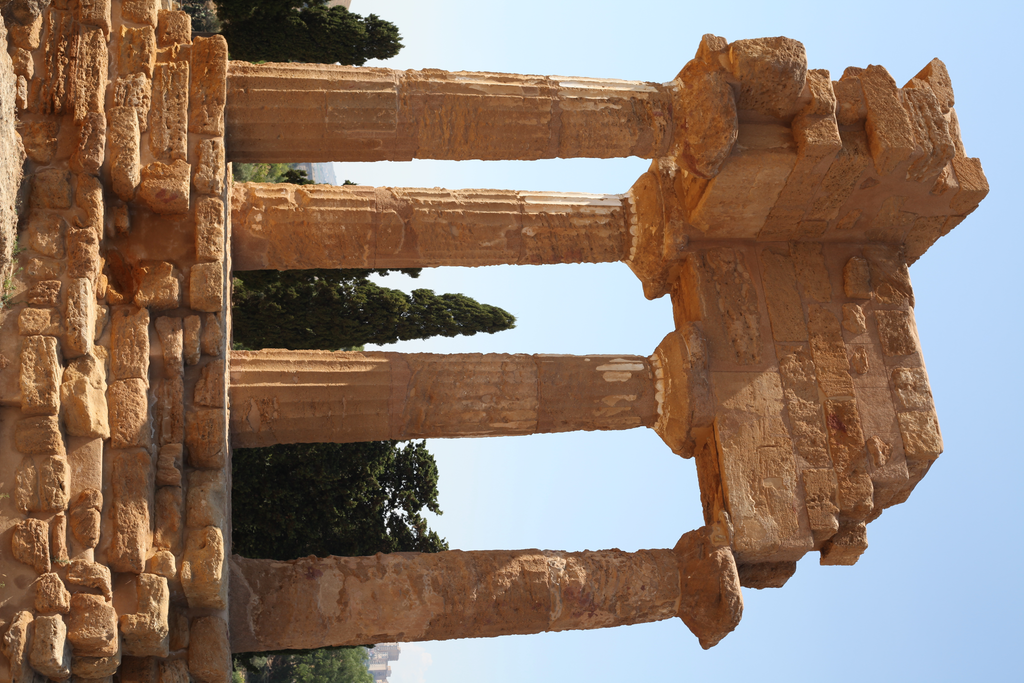
#> input picture examples/images/3DOM_FBK_IMG_1556.png, 1024 x 683 px
$ python test_colmap_direct.py
#> lines starting #> are read from the running program, lines starting #| are printed output that depends on the picture
"""Test COLMAP directly with pycolmap."""

import numpy as np
import pycolmap
from pathlib import Path
import cv2

# Create output directory
output_dir = Path("test_colmap_output")
output_dir.mkdir(exist_ok=True)
database_path = output_dir / "database.db"

# Remove existing database
if database_path.exists():
    database_path.unlink()

# Test images
img1_path = "examples/images/3DOM_FBK_IMG_1556.png"
img2_path = "examples/images/3DOM_FBK_IMG_1552.png"

print("Creating COLMAP database...")

# Extract features using SIFT
sift = cv2.SIFT_create(nfeatures=5000)

# Process image 1
img1 = cv2.imread(img1_path, cv2.IMREAD_GRAYSCALE)
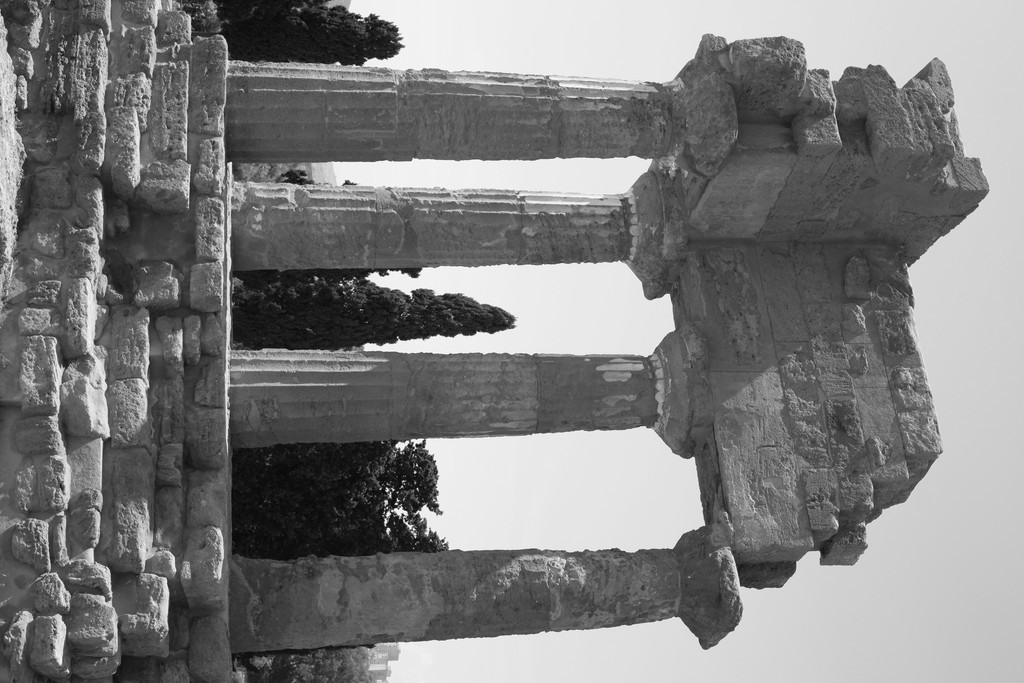
#> img1: shape (683, 1024); min 0, max 255, mean 125.5
kp1, desc1 = sift.detectAndCompute(img1, None)
#> kp1 = 3643 keypoints; strongest (x, y, size): (388, 530, 3), (386, 502, 2.6), (387, 490, 2.6), (386, 522, 2.6)
keypoints1 = np.array([[kp.pt[0], kp.pt[1]] for kp in kp1], dtype=np.float32)
#> keypoints1 = 3643 pairs, first value 2.92 to 986.2, second value 2.88 to 680.2
print(f"Image 1: {len(keypoints1)} keypoints")
#| Image 1: 3643 keypoints

# Process image 2
img2 = cv2.imread(img2_path, cv2.IMREAD_GRAYSCALE)
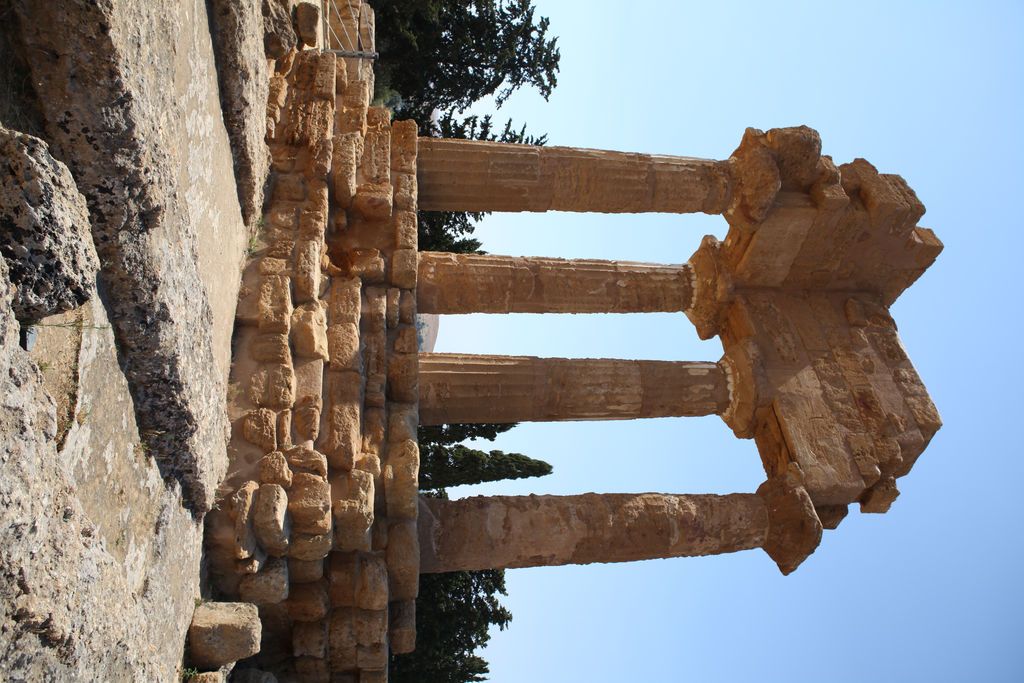
#> input picture examples/images/3DOM_FBK_IMG_1552.png, 1024 x 683 px
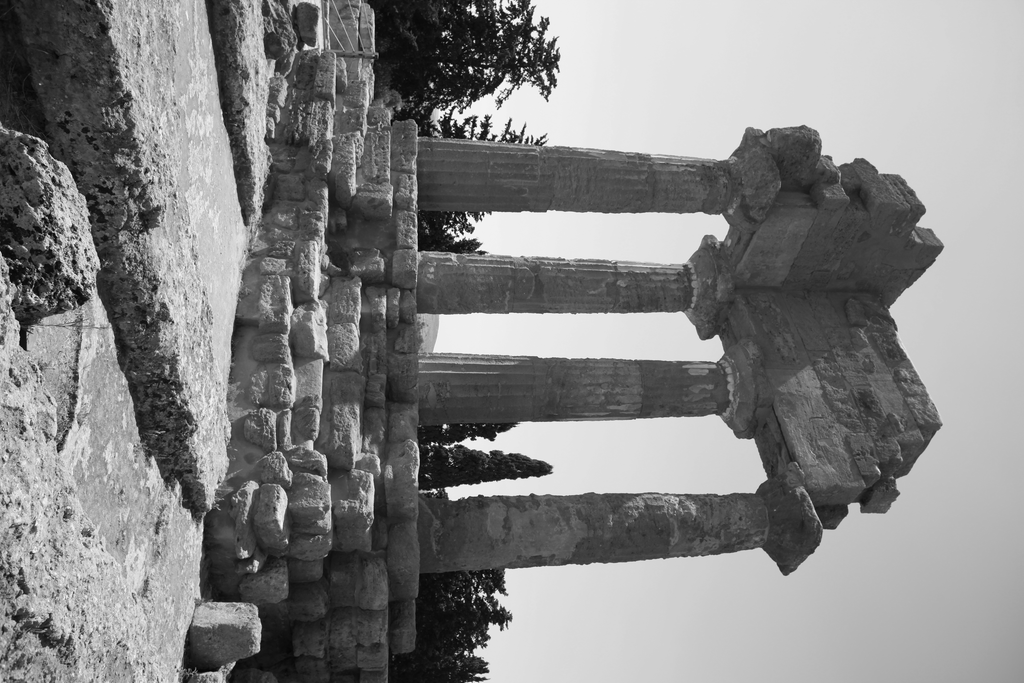
#> img2: shape (683, 1024); min 0, max 255, mean 133
kp2, desc2 = sift.detectAndCompute(img2, None)
#> kp2 = 4607 keypoints; strongest (x, y, size): (432, 444, 2), (445, 426, 2.8), (452, 123, 2.6), (534, 34, 4.6)
keypoints2 = np.array([[kp.pt[0], kp.pt[1]] for kp in kp2], dtype=np.float32)
#> keypoints2 = 4607 pairs, first value 2.4 to 942, second value 2.47 to 680
print(f"Image 2: {len(keypoints2)} keypoints")
#| Image 2: 4607 keypoints

# Match features
FLANN_INDEX_KDTREE = 1
index_params = dict(algorithm=FLANN_INDEX_KDTREE, trees=5)
search_params = dict(checks=50)

flann = cv2.FlannBasedMatcher(index_params, search_params)
matches = flann.knnMatch(desc1, desc2, k=2)
#> matches = 3643 matches

# Apply Lowe's ratio test
good_matches = []
for match_pair in matches:
    if len(match_pair) == 2:
        m, n = match_pair
        if m.distance < 0.8 * n.distance:
            good_matches.append(m)
#> after the loop, good_matches = 566 matches

print(f"Found {len(good_matches)} good matches")
#| Found 566 good matches

# Create match array
matches_array = np.array([[m.queryIdx, m.trainIdx] for m in good_matches], dtype=np.uint32)
#> matches_array = 566 pairs, first value 26 to 3639, second value 260 to 4604

# Import to COLMAP using pycolmap
print("\nImporting to COLMAP database...")
import sqlite3

# Connect to database
db = sqlite3.connect(str(database_path))
cursor = db.cursor()

# Create tables
cursor.executescript("""
CREATE TABLE IF NOT EXISTS cameras (
    camera_id INTEGER PRIMARY KEY AUTOINCREMENT NOT NULL,
    model INTEGER NOT NULL,
    width INTEGER NOT NULL,
    height INTEGER NOT NULL,
    params BLOB,
    prior_focal_length INTEGER NOT NULL
);

CREATE TABLE IF NOT EXISTS images (
    image_id INTEGER PRIMARY KEY AUTOINCREMENT NOT NULL,
    name TEXT NOT NULL UNIQUE,
    camera_id INTEGER NOT NULL,
    prior_qw REAL,
    prior_qx REAL,
    prior_qy REAL,
    prior_qz REAL,
    prior_tx REAL,
    prior_ty REAL,
    prior_tz REAL,
    FOREIGN KEY(camera_id) REFERENCES cameras(camera_id)
);

CREATE TABLE IF NOT EXISTS keypoints (
    image_id INTEGER PRIMARY KEY NOT NULL,
    rows INTEGER NOT NULL,
    cols INTEGER NOT NULL,
    data BLOB,
    FOREIGN KEY(image_id) REFERENCES images(image_id) ON DELETE CASCADE
);

CREATE TABLE IF NOT EXISTS descriptors (
    image_id INTEGER PRIMARY KEY NOT NULL,
    rows INTEGER NOT NULL,
    cols INTEGER NOT NULL,
    data BLOB,
    FOREIGN KEY(image_id) REFERENCES images(image_id) ON DELETE CASCADE
);

CREATE TABLE IF NOT EXISTS matches (
    pair_id INTEGER PRIMARY KEY NOT NULL,
    rows INTEGER NOT NULL,
    cols INTEGER NOT NULL,
    data BLOB
);
""")

# Add cameras
h1, w1 = img1.shape[:2]
#> h1 = 683; w1 = 1024
h2, w2 = img2.shape[:2]
#> h2 = 683; w2 = 1024
focal = max(w1, h1) * 1.2
#> focal = 1228.8

# Camera 1
params1 = np.array([focal, w1/2, h1/2, 0.0], dtype=np.float64)
#> params1 = [1228.8, 512, 341.5, 0]
cursor.execute(
    "INSERT INTO cameras VALUES (?, ?, ?, ?, ?, ?)",
    (1, 2, w1, h1, params1.tobytes(), 0)
)

# Camera 2
params2 = np.array([focal, w2/2, h2/2, 0.0], dtype=np.float64)
#> params2 = [1228.8, 512, 341.5, 0]
cursor.execute(
    "INSERT INTO cameras VALUES (?, ?, ?, ?, ?, ?)",
    (2, 2, w2, h2, params2.tobytes(), 0)
)

# Add images
cursor.execute(
    "INSERT INTO images VALUES (?, ?, ?, ?, ?, ?, ?, ?, ?, ?)",
    (1, Path(img1_path).name, 1, 1.0, 0.0, 0.0, 0.0, 0.0, 0.0, 0.0)
)
cursor.execute(
    "INSERT INTO images VALUES (?, ?, ?, ?, ?, ?, ?, ?, ?, ?)",
    (2, Path(img2_path).name, 2, 1.0, 0.0, 0.0, 0.0, 0.0, 0.0, 0.0)
)

# Add keypoints
cursor.execute(
    "INSERT INTO keypoints VALUES (?, ?, ?, ?)",
    (1, keypoints1.shape[0], keypoints1.shape[1], keypoints1.tobytes())
)
cursor.execute(
    "INSERT INTO keypoints VALUES (?, ?, ?, ?)",
    (2, keypoints2.shape[0], keypoints2.shape[1], keypoints2.tobytes())
)

# Add descriptors
cursor.execute(
    "INSERT INTO descriptors VALUES (?, ?, ?, ?)",
    (1, desc1.shape[0], desc1.shape[1], desc1.tobytes())
)
cursor.execute(
    "INSERT INTO descriptors VALUES (?, ?, ?, ?)",
    (2, desc2.shape[0], desc2.shape[1], desc2.tobytes())
)

# Add matches
# Image pair ID for images 1 and 2
pair_id = 1 * 2147483647 + 2
cursor.execute(
    "INSERT INTO matches VALUES (?, ?, ?, ?)",
    (pair_id, matches_array.shape[0], matches_array.shape[1], matches_array.tobytes())
)

db.commit()
db.close()

print(f"Database created with {len(matches_array)} matches")
#| Database created with 566 matches

# Now run COLMAP reconstruction
print("\nRunning COLMAP reconstruction...")

# Run reconstruction with defaults
image_dir = Path(img1_path).parent

# Try using the simple reconstruction function
try:
#> (the run stopped early here; a loop or call above may not have finished)
